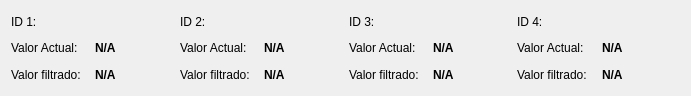
                <widget class="QWidget" name="scrollAreaWidgetContents">
                 <property name="geometry">
                  <rect>
                   <x>0</x>
                   <y>0</y>
                   <width>691</width>
                   <height>96</height>
                  </rect>
                 </property>
                 <layout class="QGridLayout" name="gridLayout_6">
                  <item row="0" column="0">
                   <widget class="QLabel" name="label_29">
                    <property name="font">
                     <font>
                      <pointsize>9</pointsize>
                     </font>
                    </property>
                    <property name="text">
                     <string>ID 1:</string>
                    </property>
                   </widget>
                  </item>
                  <item row="0" column="2">
                   <widget class="QLabel" name="label_30">
                    <property name="font">
                     <font>
                      <pointsize>9</pointsize>
                     </font>
                    </property>
                    <property name="text">
                     <string>ID 2:</string>
                    </property>
                   </widget>
                  </item>
                  <item row="0" column="4">
                   <widget class="QLabel" name="label_41">
                    <property name="font">
                     <font>
                      <pointsize>9</pointsize>
                     </font>
                    </property>
                    <property name="text">
                     <string>ID 3:</string>
                    </property>
                   </widget>
                  </item>
                  <item row="0" column="6">
                   <widget class="QLabel" name="label_42">
                    <property name="font">
                     <font>
                      <pointsize>9</pointsize>
                     </font>
                    </property>
                    <property name="text">
                     <string>ID 4:</string>
                    </property>
                   </widget>
                  </item>
                  <item row="1" column="0">
                   <widget class="QLabel" name="label_14">
                    <property name="font">
                     <font>
                      <pointsize>9</pointsize>
                     </font>
                    </property>
                    <property name="text">
                     <string>Valor Actual:</string>
                    </property>
                   </widget>
                  </item>
                  <item row="1" column="1">
                   <widget class="QLabel" name="label_dist_value_1">
                    <property name="minimumSize">
                     <size>
                      <width>70</width>
                      <height>0</height>
                     </size>
                    </property>
                    <property name="font">
                     <font>
                      <pointsize>9</pointsize>
                      <bold>true</bold>
                     </font>
                    </property>
                    <property name="text">
                     <string>N/A</string>
                    </property>
                   </widget>
                  </item>
                  <item row="1" column="2">
                   <widget class="QLabel" name="label_15">
                    <property name="font">
                     <font>
                      <pointsize>9</pointsize>
                     </font>
                    </property>
                    <property name="text">
                     <string>Valor Actual:</string>
                    </property>
                   </widget>
                  </item>
                  <item row="1" column="3">
                   <widget class="QLabel" name="label_dist_value_2">
                    <property name="minimumSize">
                     <size>
                      <width>70</width>
                      <height>0</height>
                     </size>
                    </property>
                    <property name="font">
                     <font>
                      <pointsize>9</pointsize>
                      <bold>true</bold>
                     </font>
                    </property>
                    <property name="text">
                     <string>N/A</string>
                    </property>
                   </widget>
                  </item>
                  <item row="1" column="4">
                   <widget class="QLabel" name="label_31">
                    <property name="font">
                     <font>
                      <pointsize>9</pointsize>
                     </font>
                    </property>
                    <property name="text">
                     <string>Valor Actual:</string>
                    </property>
                   </widget>
                  </item>
                  <item row="1" column="5">
                   <widget class="QLabel" name="label_dist_value_3">
                    <property name="minimumSize">
                     <size>
                      <width>70</width>
                      <height>0</height>
                     </size>
                    </property>
                    <property name="font">
                     <font>
                      <pointsize>9</pointsize>
                      <bold>true</bold>
                     </font>
                    </property>
                    <property name="text">
                     <string>N/A</string>
                    </property>
                   </widget>
                  </item>
                  <item row="1" column="6">
                   <widget class="QLabel" name="label_39">
                    <property name="font">
                     <font>
                      <pointsize>9</pointsize>
                     </font>
                    </property>
                    <property name="text">
                     <string>Valor Actual:</string>
                    </property>
                   </widget>
                  </item>
                  <item row="1" column="7">
                   <widget class="QLabel" name="label_dist_value_4">
                    <property name="minimumSize">
                     <size>
                      <width>50</width>
                      <height>0</height>
                     </size>
                    </property>
                    <property name="font">
                     <font>
                      <pointsize>9</pointsize>
                      <bold>true</bold>
                     </font>
                    </property>
                    <property name="text">
                     <string>N/A</string>
                    </property>
                   </widget>
                  </item>
                  <item row="2" column="0">
                   <widget class="QLabel" name="label_16">
                    <property name="font">
                     <font>
                      <pointsize>9</pointsize>
                     </font>
                    </property>
                    <property name="text">
                     <string>Valor filtrado:</string>
                    </property>
                   </widget>
                  </item>
                  <item row="2" column="1">
                   <widget class="QLabel" name="label_mediafilter_1">
                    <property name="minimumSize">
                     <size>
                      <width>0</width>
                      <height>0</height>
                     </size>
                    </property>
                    <property name="font">
                     <font>
                      <pointsize>9</pointsize>
                      <bold>true</bold>
                     </font>
                    </property>
                    <property name="text">
                     <string>N/A</string>
                    </property>
                   </widget>
                  </item>
                  <item row="2" column="2">
                   <widget class="QLabel" name="label_28">
                    <property name="font">
                     <font>
                      <pointsize>9</pointsize>
                     </font>
                    </property>
                    <property name="text">
                     <string>Valor filtrado:</string>
                    </property>
                   </widget>
                  </item>
                  <item row="2" column="3">
                   <widget class="QLabel" name="label_mediafilter_2">
                    <property name="font">
                     <font>
                      <pointsize>9</pointsize>
                      <bold>true</bold>
                     </font>
                    </property>
                    <property name="text">
                     <string>N/A</string>
                    </property>
                   </widget>
                  </item>
                  <item row="2" column="4">
                   <widget class="QLabel" name="label_38">
                    <property name="font">
                     <font>
                      <pointsize>9</pointsize>
                     </font>
                    </property>
                    <property name="text">
                     <string>Valor filtrado:</string>
                    </property>
                   </widget>
                  </item>
                  <item row="2" column="5">
                   <widget class="QLabel" name="label_mediafilter_3">
                    <property name="font">
                     <font>
                      <pointsize>9</pointsize>
                      <bold>true</bold>
                     </font>
                    </property>
                    <property name="text">
                     <string>N/A</string>
                    </property>
                   </widget>
                  </item>
                  <item row="2" column="6">
                   <widget class="QLabel" name="label_40">
                    <property name="font">
                     <font>
                      <pointsize>9</pointsize>
                     </font>
                    </property>
                    <property name="text">
                     <string>Valor filtrado:</string>
                    </property>
                   </widget>
                  </item>
                  <item row="2" column="7">
                   <widget class="QLabel" name="label_mediafilter_4">
                    <property name="font">
                     <font>
                      <pointsize>9</pointsize>
                      <bold>true</bold>
                     </font>
                    </property>
                    <property name="text">
                     <string>N/A</string>
                    </property>
                   </widget>
                  </item>
                 </layout>
                </widget>
